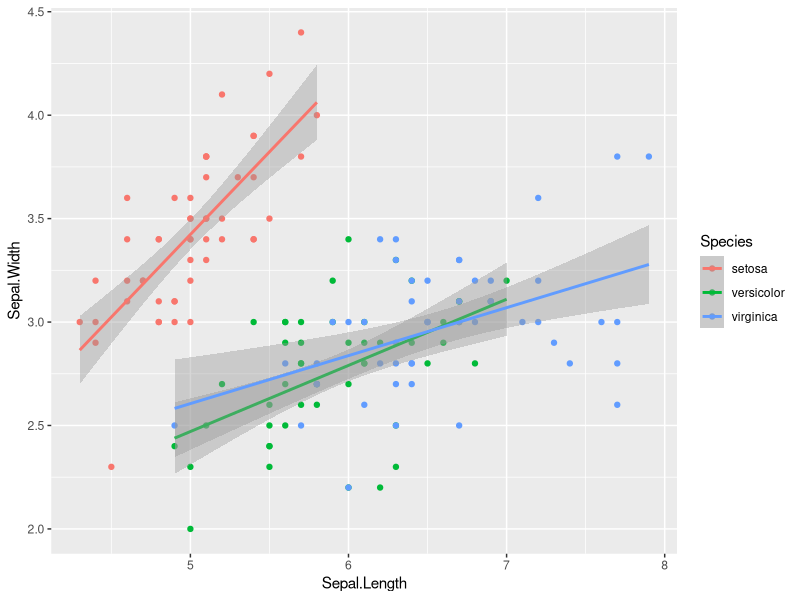
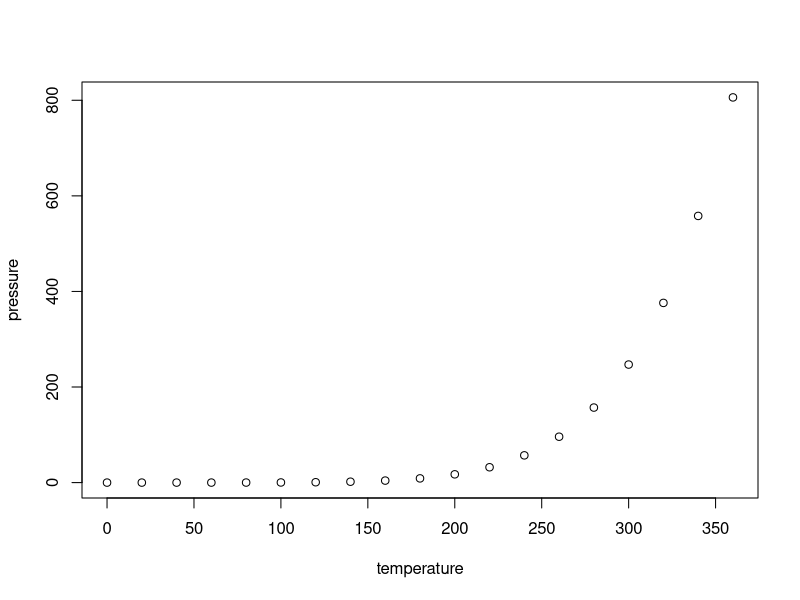

Reproduce these figures in R, in order.
## ---- chunk 1
knitr::opts_chunk$set(echo = TRUE)
## ---- chunk 2
summary(cars)
## ---- chunk 3
data("iris")
library(ggplot2)
ggplot(iris,aes(x=Sepal.Length,y=Sepal.Width,color=Species)) +
  geom_point() + geom_smooth(method = "lm")
summary(iris)
## ---- chunk 4

## ---- chunk 5
plot(pressure)
